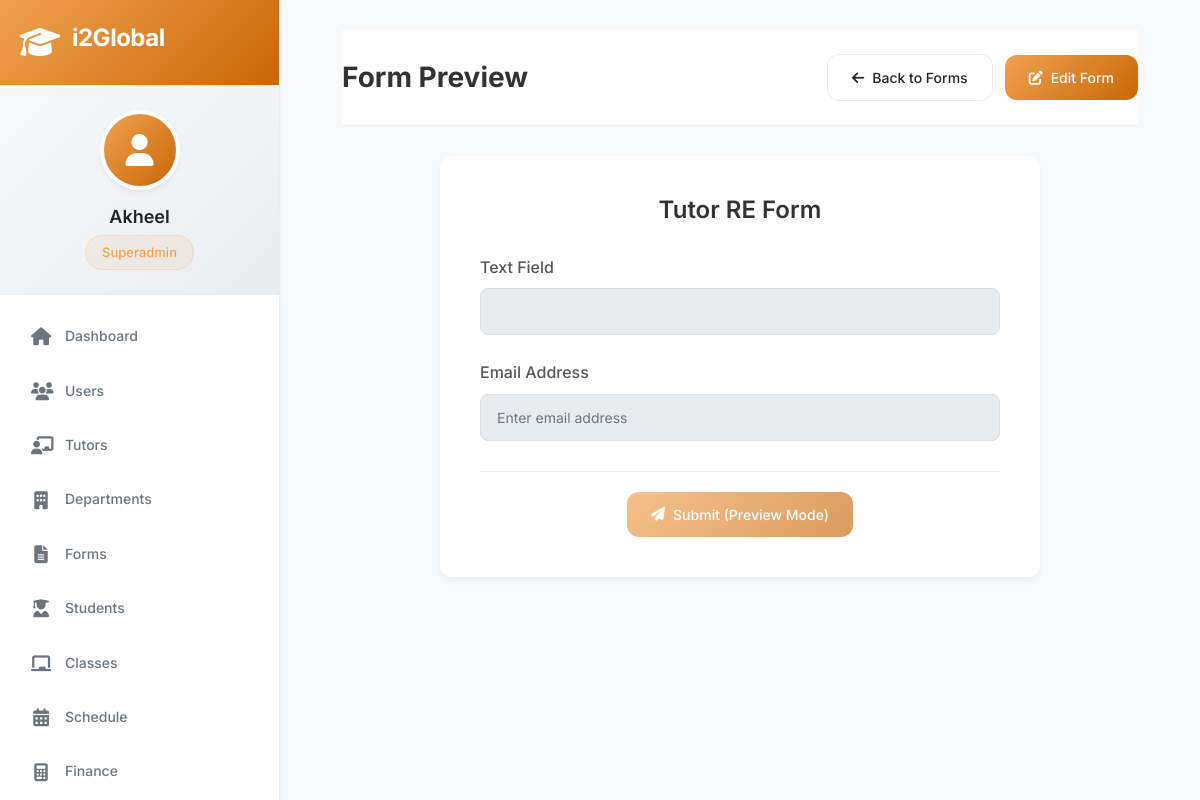
Screenshot of /forms/1/preview (signed in) with the database file from the repository.
### models/user.py (models this page shows, shortened)
class User(UserMixin, db.Model):
    id = db.Column(db.Integer, primary_key=True)
    username = db.Column(db.String(80), unique=True, nullable=False)
    email = db.Column(db.String(120), unique=True, nullable=False)
    password_hash = db.Column(db.String(256), nullable=False)
    full_name = db.Column(db.String(100))
    phone = db.Column(db.String(20))
    profile_picture = db.Column(db.String(500))
    date_of_birth = db.Column(db.Date)
    role = db.Column(db.String(50), nullable=False, default='tutor')
    department_id = db.Column(db.Integer, db.ForeignKey('department.id'))
    permissions = db.Column(db.Text)  # JSON string of permissions
    custom_fields = db.Column(db.Text)  # JSON string for dynamic fields
    is_active = db.Column(db.Boolean, default=True)
    is_approved = db.Column(db.Boolean, default=False)
    last_login = db.Column(db.DateTime)
    failed_login_attempts = db.Column(db.Integer, default=0)
    last_failed_login = db.Column(db.DateTime)
    emergency_contact = db.Column(db.Text)  # JSON for emergency contact info
    feedback_rating = db.Column(db.Float, default=0.0)
    total_classes_taught = db.Column(db.Integer, default=0)
    created_at = db.Column(db.DateTime, default=datetime.utcnow)
    updated_at = db.Column(db.DateTime, default=datetime.utcnow, onupdate=datetime.utcnow)
    created_by = db.Column(db.Integer, db.ForeignKey('user.id'))
    department = db.relationship('Department', foreign_keys=[department_id], backref='members')
    creator = db.relationship('User', foreign_keys=[created_by], remote_side=[id])

### models/form.py (models this page shows, shortened)
class FormTemplate(db.Model):
    id = db.Column(db.Integer, primary_key=True)
    name = db.Column(db.String(100), unique=True, nullable=False)
    description = db.Column(db.Text)
    form_type = db.Column(db.String(50), nullable=False)  # user, tutor, student, other
    form_fields = db.Column(db.Text, nullable=False)  # JSON array of field definitions
    is_active = db.Column(db.Boolean, default=True)
    requires_approval = db.Column(db.Boolean, default=False)
    allow_multiple_submissions = db.Column(db.Boolean, default=False)
    usage_count = db.Column(db.Integer, default=0)
    last_used = db.Column(db.DateTime)
    created_at = db.Column(db.DateTime, default=datetime.utcnow)
    updated_at = db.Column(db.DateTime, default=datetime.utcnow, onupdate=datetime.utcnow)
    created_by = db.Column(db.Integer, db.ForeignKey('user.id'))
    creator = db.relationship('User', foreign_keys=[created_by], backref='created_forms')
    fields = db.relationship('FormField', backref='form_template', cascade='all, delete-orphan')
    def get_fields(self):
        if self.form_fields:
            try:
                return json.loads(self.form_fields)
            except (json.JSONDecodeError, TypeError):
                return []
        return []

### app.py (the view)
@app.route('/forms/<int:id>/preview')
@login_required
def preview_form(id):
    try:
        form_template = FormTemplate.query.get_or_404(id)
        return render_template('forms/preview.html', form=form_template)
    except Exception as e:
        flash(f'Error loading form preview: {str(e)}', 'danger')
        return redirect(url_for('forms'))

### app.py (called while the page is built)
@login_manager.user_loader
def load_user(user_id):
    return User.query.get(int(user_id))

### templates/forms/preview.html (shortened to what this page needs)
{% extends "base.html" %}
{% block content %}
<div class="preview-container">
    <div class="preview-header">
        <div class="header-content">
            <h1 class="preview-title">Form Preview</h1>
            <div class="header-actions">
                <a href="{{ url_for('forms') }}" class="btn btn-secondary">
                    <i class="fas fa-arrow-left"></i>
                    Back to Forms
                </a>
                <a href="{{ url_for('edit_form', id=form.id) }}" class="btn btn-primary">
                    <i class="fas fa-edit"></i>
                    Edit Form
                </a>
            </div>
        </div>
    </div>
    <div class="preview-content">
        <div class="form-preview-card">
            <div class="form-header">
                <h2 class="form-title">{{ form.name }}</h2>
            </div>
            <div class="form-body">
                {% if form.get_fields() %}
                    {% for field in form.get_fields() %}
                    <div class="form-field">
                        <label class="field-label">
                            {{ field.label }}
                        </label>
                        {% if field.type == 'text' %}
                        <input type="text" class="form-control" placeholder="{{ field.placeholder or '' }}" disabled>
                        {% elif field.type == 'email' %}
                        <input type="email" class="form-control" placeholder="{{ field.placeholder or 'Enter email address' }}" disabled>
                        {% elif field.type == 'phone' %}
                        <input type="tel" class="form-control" placeholder="{{ field.placeholder or 'Enter phone number' }}" disabled>
                        {% elif field.type == 'textarea' %}
                        <textarea class="form-control" rows="3" placeholder="{{ field.placeholder or '' }}" disabled></textarea>
                        {% elif field.type == 'date' %}
                        <input type="date" class="form-control" disabled>
                        {% elif field.type == 'number' %}
                        <input type="number" class="form-control" placeholder="{{ field.placeholder or 'Enter number' }}" disabled>
                        {% elif field.type == 'file' %}
                        <div class="file-upload-preview">
                            <i class="fas fa-cloud-upload-alt"></i>
                            <span>File upload field</span>
                        </div>
                        {% elif field.type == 'toggle' %}
                        <div class="toggle-preview">
                            <input type="checkbox" class="toggle-input" disabled>
                            <label class="toggle-label">Yes/No</label>
                        </div>
                        {% else %}
                        <input type="text" class="form-control" placeholder="Unknown field type" disabled>
                        {% endif %}
                    </div>
                    {% endfor %}
                {% endif %}
            </div>
            {% if form.get_fields() %}
            <div class="form-footer">
                <button class="btn btn-primary" disabled>
                    <i class="fas fa-paper-plane"></i>
                    Submit (Preview Mode)
                </button>
            </div>
            {% endif %}
        </div>
    </div>
</div>
{% endblock %}

### templates/base.html (shortened to what this page needs)
<!DOCTYPE html>
<html lang="en">
<head>
    <link rel="stylesheet" href="https://cdnjs.cloudflare.com/ajax/libs/font-awesome/6.4.0/css/all.min.css">
    <link href="https://cdn.jsdelivr.net/npm/bootstrap@5.3.0/dist/css/bootstrap.min.css" rel="stylesheet">
    <link rel="stylesheet" href="{{ url_for('static', filename='css/style.css') }}">
</head>
<body>
    <div class="app-container">
        {% if current_user.is_authenticated %}
        <nav class="sidebar" id="sidebar">
            <div class="sidebar-header">
                <div class="logo-container">
                    <i class="fas fa-graduation-cap logo-icon"></i>
                    <h3 class="logo-text">i2Global</h3>
                </div>
            </div>
            <div class="user-profile">
                <div class="user-avatar">
                    {% if current_user.profile_picture %}
                        <img src="{{ url_for('static', filename='uploads/' + current_user.profile_picture) }}" alt="Profile">
                    {% else %}
                        <i class="fas fa-user"></i>
                    {% endif %}
                </div>
                <div class="user-info">
                    <h4>{{ current_user.full_name or current_user.username }}</h4>
                    <span class="user-role">{{ current_user.role|title|replace('_', ' ') }}</span>
                </div>
            </div>
            <ul class="nav-menu">
                <li class="nav-item">
                    <a href="{{ url_for('dashboard') }}" class="nav-link {% if request.endpoint == 'dashboard' %}active{% endif %}">
                        <i class="fas fa-home"></i>
                        <span>Dashboard</span>
                    </a>
                </li>
                {% if current_user.role in ['superadmin', 'admin'] %}
                <li class="nav-item">
                    <a href="{{ url_for('users') }}" class="nav-link {% if request.endpoint == 'users' %}active{% endif %}">
                        <i class="fas fa-users"></i>
                        <span>Users</span>
                    </a>
                </li>
                <li class="nav-item">
                    <a href="{{ url_for('tutor_management') }}" class="nav-link {% if request.endpoint == 'tutor_management' %}active{% endif %}">
                        <i class="fas fa-chalkboard-teacher"></i>
                        <span>Tutors</span>
                    </a>
                </li>
                <li class="nav-item">
                    <a href="{{ url_for('departments') }}" class="nav-link {% if request.endpoint and 'department' in request.endpoint %}active{% endif %}">
                        <i class="fas fa-building"></i>
                        <span>Departments</span>
                    </a>
                </li>
                <li class="nav-item">
                    <a href="{{ url_for('forms') }}" class="nav-link {% if request.endpoint == 'forms' %}active{% endif %}">
                        <i class="fas fa-file-alt"></i>
                        <span>Forms</span>
                    </a>
                </li>
                {% endif %}
                {% if current_user.role in ['superadmin', 'admin', 'coordinator'] %}
                <li class="nav-item">
                    <a href="{{ url_for('students') }}" class="nav-link {% if 'student' in request.endpoint %}active{% endif %}">
                        <i class="fas fa-user-graduate"></i>
                        <span>Students</span>
                    </a>
                </li>
                {% endif %}
                <li class="nav-item">
                    <a href="{{ url_for('classes') }}" class="nav-link {% if 'class' in request.endpoint %}active{% endif %}">
                        <i class="fas fa-chalkboard"></i>
                        <span>Classes</span>
                    </a>
                </li>
                <li class="nav-item">
                    <a href="{{ url_for('schedule') }}" class="nav-link {% if 'schedule' in request.endpoint %}active{% endif %}">
                        <i class="fas fa-calendar-alt"></i>
                        <span>Schedule</span>
                    </a>
                </li>
                {% if current_user.role in ['superadmin', 'admin', 'finance_coordinator'] %}
                <li class="nav-item">
                    <a href="{{ url_for('finance_dashboard') }}" class="nav-link {% if 'finance' in request.endpoint %}active{% endif %}">
                        <i class="fas fa-calculator"></i>
                        <span>Finance</span>
                    </a>
                </li>
                {% endif %}
            </ul>
        </nav>
        {% endif %}
        <main class="main-content {% if not current_user.is_authenticated %}full-width{% endif %}">
            {% block content %}{% endblock %}
        </main>
    </div>
</body>
</html>

### static/css/style.css (style rules this page uses)
:root { --primary-color: #ff6f00; --primary-dark: #e65100; --primary-light: #ff9800; --secondary-color: #ffa726; --accent-color: #ffb74d; --success-color: #66bb6a; --danger-color: #ef5350; --warning-color: #ffa726; --info-color: #42a5f5; --dark-color: #424242; --light-color: #fafafa; --white: #ffffff; --text-primary: #212121; --text-secondary: #757575; --border-color: #e0e0e0; --shadow-sm: 0 1px 3px 0 rgba(0, 0, 0, 0.1); --shadow: 0 4px 6px -1px rgba(0, 0, 0, 0.1), 0 2px 4px -1px rgba(0, 0, 0, 0.06); --shadow-lg: 0 10px 15px -3px rgba(0, 0, 0, 0.1), 0 4px 6px -2px rgba(0, 0, 0, 0.05); --transition: all 0.3s cubic-bezier(0.4, 0, 0.2, 1); --sidebar-width: 260px; --sidebar-collapsed-width: 70px; }
* { margin: 0; padding: 0; box-sizing: border-box; }
body { font-family: 'Inter', sans-serif; background-color: var(--white); color: var(--text-primary); line-height: 1.6; overflow-x: hidden; animation: fadeInPage 0.5s ease-out; }
.app-container { display: flex; min-height: 100vh; position: relative; }
.sidebar { width: var(--sidebar-width); background: var(--white); box-shadow: var(--shadow); position: fixed; left: 0; top: 0; height: 100vh; overflow-y: auto; transition: transform 0.4s cubic-bezier(0.4, 0, 0.2, 1); z-index: 1000; }
.sidebar-header { padding: 20px; display: flex; align-items: center; justify-content: space-between; border-bottom: 1px solid var(--border-color); }
.logo-container { display: flex; align-items: center; gap: 12px; }
.logo-icon { font-size: 28px; color: var(--primary-color); transition: transform 0.4s ease; animation: pulse-and-rotate 4s infinite ease-in-out; }
.logo-text { font-size: 24px; font-weight: 700; color: var(--text-primary); letter-spacing: -0.5px; }
.user-profile { padding: 20px; border-bottom: 1px solid var(--border-color); text-align: center; }
.user-avatar { width: 80px; height: 80px; margin: 0 auto 12px; border-radius: 50%; background: linear-gradient(135deg, var(--primary-color), var(--secondary-color)); display: flex; align-items: center; justify-content: center; color: var(--white); font-size: 32px; position: relative; overflow: hidden; animation: float 3s ease-in-out infinite; transition: var(--transition); }
.user-info h4 { font-size: 16px; font-weight: 600; margin-bottom: 4px; color: var(--text-primary); }
.user-role { font-size: 12px; color: var(--primary-color); background-color: rgba(255, 111, 0, 0.1); padding: 4px 12px; border-radius: 20px; display: inline-block; font-weight: 500; transition: transform 0.2s ease; }
.nav-menu { list-style: none; padding: 20px 0; }
.nav-item { margin-bottom: 4px; }
.nav-item { opacity: 0; animation: slideUpItem 0.5s ease-out forwards; }
.nav-item:nth-child(1) { animation-delay: 0.1s; }
.nav-item:nth-child(2) { animation-delay: 0.15s; }
.nav-item:nth-child(3) { animation-delay: 0.2s; }
.nav-item:nth-child(4) { animation-delay: 0.25s; }
.nav-item:nth-child(5) { animation-delay: 0.3s; }
.nav-item:nth-child(6) { animation-delay: 0.35s; }
.nav-item:nth-child(7) { animation-delay: 0.4s; }
.nav-item:nth-child(8) { animation-delay: 0.45s; }
.nav-item:nth-child(9) { animation-delay: 0.5s; }
.nav-link { display: flex; align-items: center; gap: 12px; padding: 12px 20px; color: var(--text-secondary); text-decoration: none; transition: var(--transition); position: relative; overflow: hidden; }
.nav-link::before { content: ''; position: absolute; left: 0; top: 0; height: 100%; width: 4px; background: var(--primary-color); transform: scaleY(0); transition: transform 0.3s ease; transform-origin: bottom; }
.nav-link i { font-size: 18px; width: 24px; text-align: center; }
.main-content { flex: 1; margin-left: var(--sidebar-width); padding: 30px; transition: var(--transition); min-height: 100vh; }
.form-control { width: 100%; padding: 12px 16px; border: 2px solid var(--border-color); border-radius: 10px; font-size: 15px; transition: var(--transition); background-color: var(--white); font-family: inherit; }
.form-control::placeholder { color: var(--text-secondary); }
.btn { display: inline-flex; align-items: center; justify-content: center; gap: 8px; padding: 12px 24px; border: none; border-radius: 10px; font-size: 15px; font-weight: 500; cursor: pointer; transition: var(--transition); text-decoration: none; position: relative; overflow: hidden; }
.btn-primary { background: linear-gradient(135deg, var(--primary-color), var(--primary-dark)); color: var(--white); }
.btn-secondary { background: var(--light-color); color: var(--text-primary); }

### rows the page displays
User: full_name "Akheel", role "Superadmin"
FormTemplate: name "Tutor RE Form"

### other values shown
{{ field.label }} "Text Field" "Email Address"
